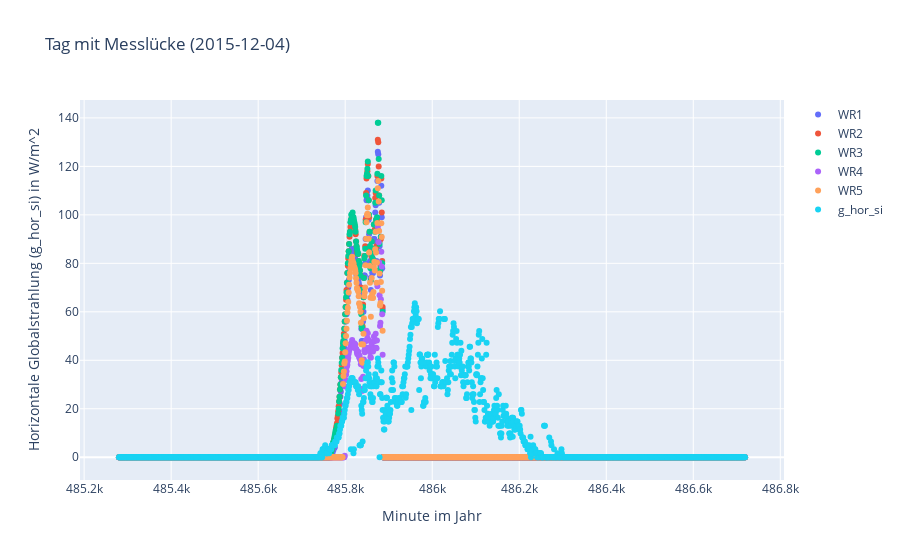

Notebook cell for this chart:
### Code cell
# Interactive plot - filled
# not finished
data = [
    go.Scatter(x=df_day.index.tolist(), 
               y=df_day['wr1_p_ac'].tolist(), 
               name='WR1', mode='markers'),
    go.Scatter(x=df_day.index.tolist(), 
               y=df_day['wr2_p_ac'].tolist(), 
               name='WR2', mode='markers'),
    go.Scatter(x=df_day.index.tolist(), 
               y=df_day['wr3_p_ac'].tolist(), 
               name='WR3', mode='markers'),
    go.Scatter(x=df_day.index.tolist(), 
               y=df_day['wr4_p_ac'].tolist(), 
               name='WR4', mode='markers'),
    go.Scatter(x=df_day.index.tolist(), 
               y=df_day['wr5_p_ac'].tolist(), 
               name='WR5', mode='markers'),
    go.Scatter(x=df_day.index.tolist(), 
               y=df_day['g_hor_si'].tolist(), 
               name='g_hor_si', mode='markers')#,
    #go.Scatter(x=df_only_filled.index.tolist(), 
    #           y=df_day['g_hor_si'].tolist(), 
    #           name='df_filled', mode='markers')
]
layout = go.Layout(
    title=''.join(info_dict['Title']),
    yaxis=dict(title=''.join(info_dict['Y-Axis'])),
    xaxis=dict(title=''.join(info_dict['X-Axis']))
)
ifig = go.Figure(data=data, layout=layout)
pltly.iplot(ifig)

### Figure 1 — Plotly figure (JSON) as saved in the notebook; plotly's stock layout.template omitted (floating-point values rounded to 4 significant figures; data arrays with more than 128 entries replaced by an {"elided": "..."} marker saying what was removed)
{"data": [{"mode": "markers", "name": "WR1", "type": "scatter", "x": {"elided": "1440 int values"}, "y": {"elided": "1440 int values"}}, {"mode": "markers", "name": "WR2", "type": "scatter", "x": {"elided": "1440 int values"}, "y": {"elided": "1440 int values"}}, {"mode": "markers", "name": "WR3", "type": "scatter", "x": {"elided": "1440 int values"}, "y": {"elided": "1440 int values"}}, {"mode": "markers", "name": "WR4", "type": "scatter", "x": {"elided": "1440 int values"}, "y": {"elided": "1440 float values"}}, {"mode": "markers", "name": "WR5", "type": "scatter", "x": {"elided": "1440 int values"}, "y": {"elided": "1440 float values"}}, {"mode": "markers", "name": "g_hor_si", "type": "scatter", "x": {"elided": "1440 int values"}, "y": {"elided": "1440 float values"}}], "layout": {"title": {"text": "Tag mit Messlücke (2015-12-04)"}, "xaxis": {"title": {"text": "Minute im Jahr"}}, "yaxis": {"title": {"text": "Horizontale Globalstrahlung (g_hor_si) in W/m^2"}}}}
